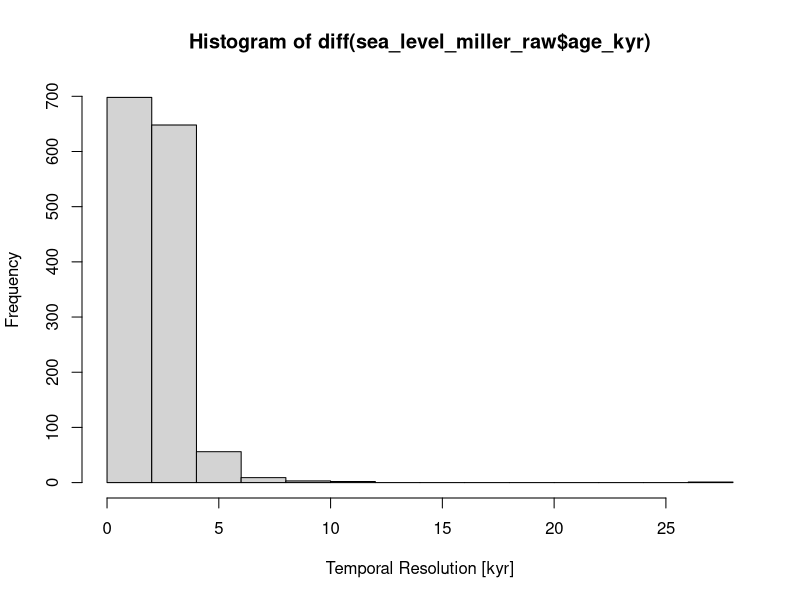
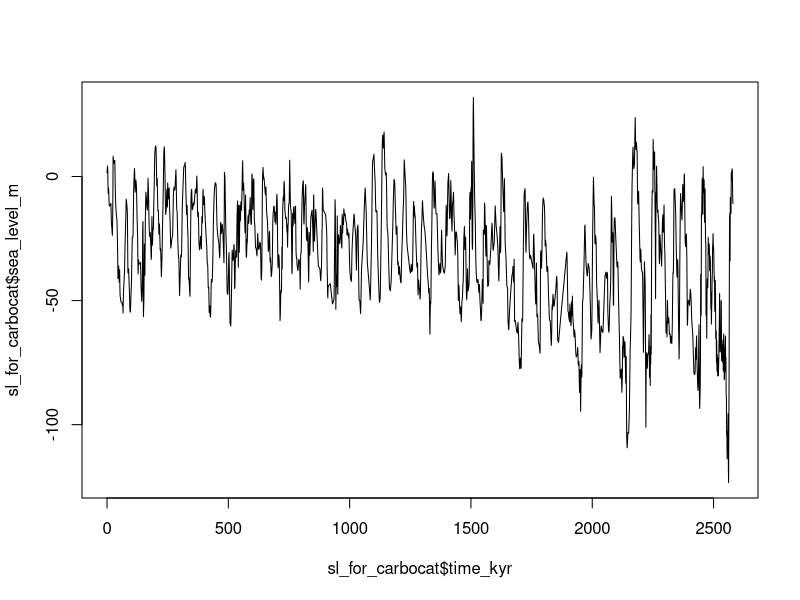

These charts were generated, in order, by the following R code:
## Generate sea level curve for scenario B from Miller et al 2020

# Import data on sea level from Miller et al. 2020
# https://doi.org/10.1126/sciadv.aaz1346
# Extracted from supp. Info table S1
data_imported <- read.csv(file = "data/miller_2020/Miller_et_al_2020_SL_from_table_S1.csv")

# remove excess data (older than 3 Ma)
sea_level_miller_raw <- data.frame(
  age_kyr = data_imported$Age_.ka.[data_imported$Age_.ka. < 3000],
  sea_level_m = data_imported$Sea_level_.m.[data_imported$Age_.ka. < 3000]
)

# plot temporal resolution
hist(
  x = diff(sea_level_miller_raw$age_kyr),
  xlab = "Temporal Resolution [kyr]"
)
mean(diff(sea_level_miller_raw$age_kyr))
median(diff(sea_level_miller_raw$age_kyr))

# interpolate Sea level on 1 kyr res until end of Pleistocene
sea_level_interpol_1kyr <- approx(
  x = sea_level_miller_raw$age_kyr,
  y = sea_level_miller_raw$sea_level_m,
  xout = seq(
    from = 0,
    to = 2580,
    by = 1
  )
)

# convert age to time

sl_for_carbocat <- data.frame(
  time_kyr = seq(
    from = 0,
    to = 2580,
    by = 1
  ),
  sea_level_m = rev(sea_level_interpol_1kyr$y)
)

plot(
  x = sl_for_carbocat$time_kyr,
  y = sl_for_carbocat$sea_level_m,
  type = "l"
)

## export data

write.table(
  x = sl_for_carbocat$sea_level_m,
  file = "data/miller_2020/sea_level_scenarioB.txt",
  col.names = FALSE,
  row.names = FALSE
)
